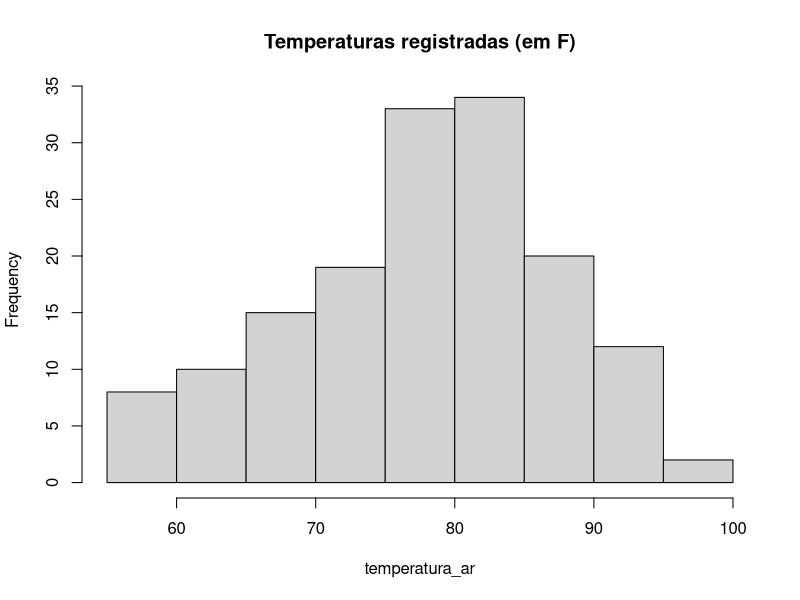
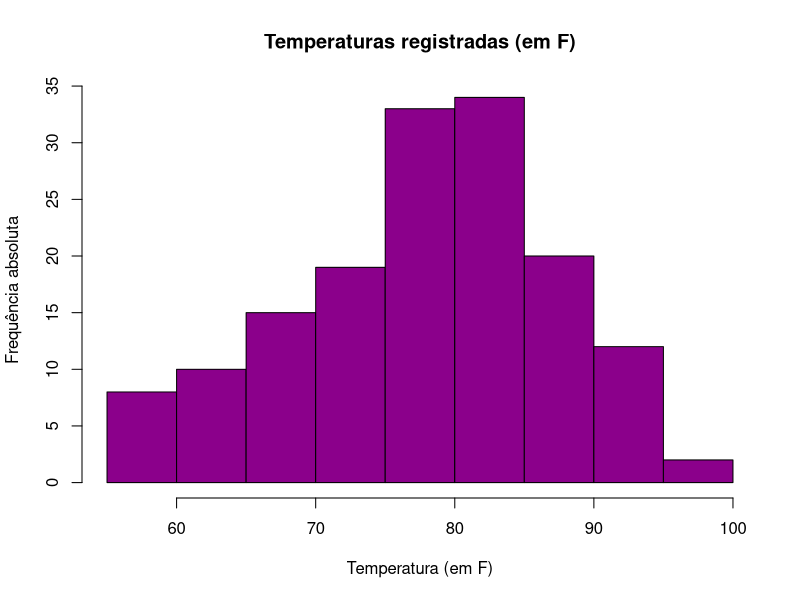
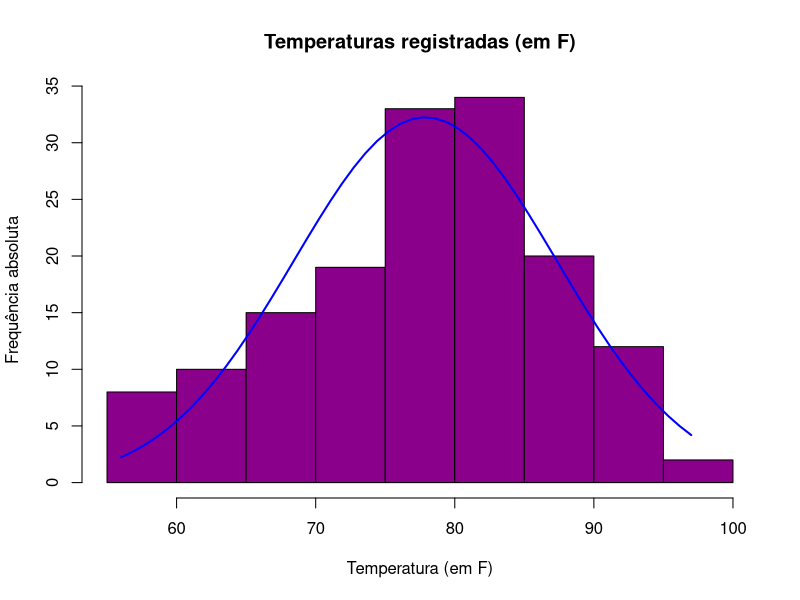

Recreate these plots in R, in order.
# Histograma de frequência no R

# Etapa 1: listar as variáveis da base de dados pública "airquality" e escolher uma delas

str(airquality)
temperatura_ar = airquality$Temp
temperatura_ar


# Etapa 2: plotar um histograma simples

dev.off()
hist(temperatura_ar, main = c("Temperaturas registradas (em F)"))


# Etapa 3: inserir nomes dos eixos e cor no histograma

dev.off()
hist(temperatura_ar, main = c("Temperaturas registradas (em F)"), 
     xlab = "Temperatura (em F)", ylab ="Frequência absoluta", 
        col = "darkmagenta", border = "black", breaks = 10)


# Etapa 4: inserir a curva normal

dev.off()
hist(temperatura_ar, main = c("Temperaturas registradas (em F)"), 
     xlab = "Temperatura (em F)", ylab ="Frequência absoluta", 
     col = "darkmagenta", border = "black", breaks = 10)
        xfit = seq(min(temperatura_ar), max(temperatura_ar), length = 50)
        yfit = dnorm(xfit, mean = mean(temperatura_ar), sd = sd(temperatura_ar))
        yfit = yfit * diff(airquality$Temp[1:2]) * length(temperatura_ar) 
        lines(xfit, yfit, col="blue", lwd = 2)
